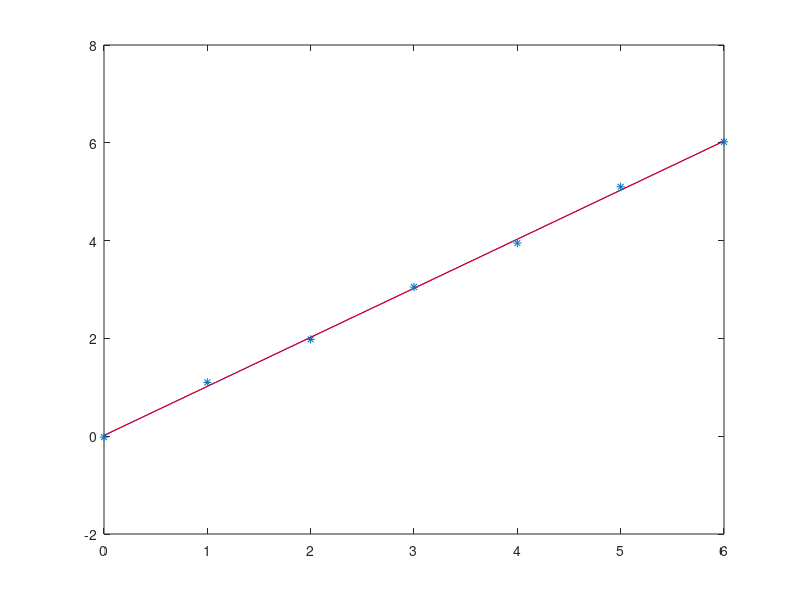

Write the MATLAB code that produced this figure.
x=[0 1 2 3 4 5 6]
y=[-0.02 1.1 1.98 3.05 3.95 5.1 6.02]
x1=x(:)
y1=y(:)
x2=x1.^2
X=[ones(size(x1)) x1]
beta=regress(y1,X)
X1=[ones(size(x1)) x1 x2]
beta1=regress(y1,X1)
Y=beta(1)+beta(2)*x1
Y1=beta1(1)+beta1(2)*x1+beta1(3)*x2

plot(x1,Y,'b')
hold on
plot(x1,Y1,'r')
plot(x1,y1,'*')
e=sqrt(sum((x1-Y).^2))
e1=sqrt(sum((x1-Y1).^2))